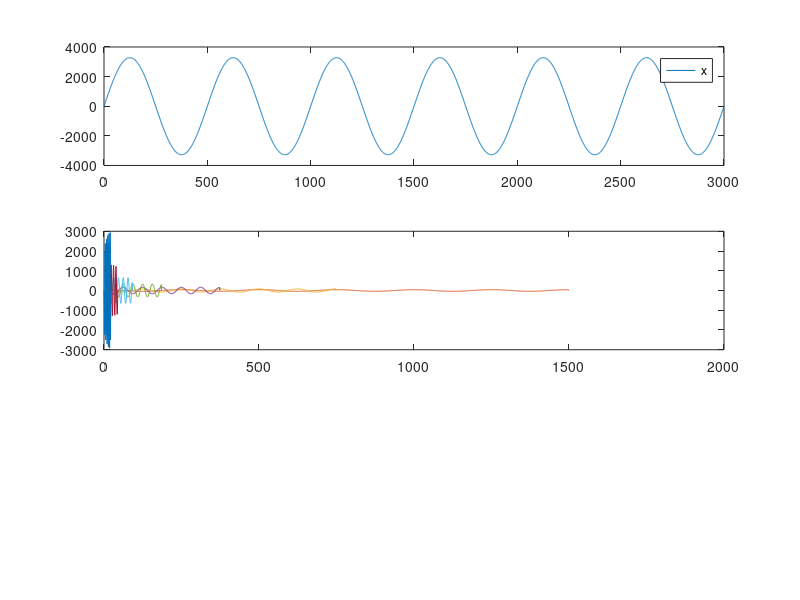

The MATLAB script that drew this image: (Note: this script raises an error after producing the figure.)
%% Lifting Step algorithmus with haar wavelet using double precision calculations

%% Create x vector
t = 1:3000;
x = sin(2*pi*t/500);% + 1.2*cos(2*pi*t/40);

x = int16(x*2^15*0.1); %quantize x

% x(1:2000) = zeros(1,2000);
% x(501+348:1000+348) = [(1:250) (250:-1:1)]/250;

% Plot x vector
figure(1)
subplot(3,1,1)
plot(t, x);
legend({'x', 'sVhdl', 'dVhdl'})

%% Set number of coefficients
N = 7;


%% Forward transform
ds = cell(1, N);
for n = 1:N
    len = ceil(length(x)/2)-1;
    s = zeros(1, len); % lp
    d = zeros(1, len); % hp
    for i = 2:len-1
        s(i) = x(2*i);
        d(i) = x(2*i+1);
        d(i) = d(i) - s(i);
        s(i) = s(i) + 1/2*d(i);
    end
    ds{n} = [d];
    x = s(1:len);
end

%% Plot coefficients
subplot(3,1,2)
plot(s); hold on;
for i = 1:N
    plot(ds{i});
end
hold off;

%% Plot coefficients as image
im2 = wavlet2img(ds, {});
im = imresize(im2,[N*30 size(im2,2)]);
subplot(3,1,3)
imshow(im(:, 200:end-200), [])

%% Backward transform
for n = N:-1:1
    len = length(s);
    y = zeros(1, len*2 + 1); % lp
    d = ds{n};
    for i = 2:len
        s(i) = s(i) - 1/2*d(i);
        d(i) = d(i) + s(i);
        y(2*i+1) = d(i);
        y(2*i) = s(i);
    end
    s = y;
end

%% Plot result
subplot(3,1,1)
hold on;
plot(y, 'x'); hold off;
